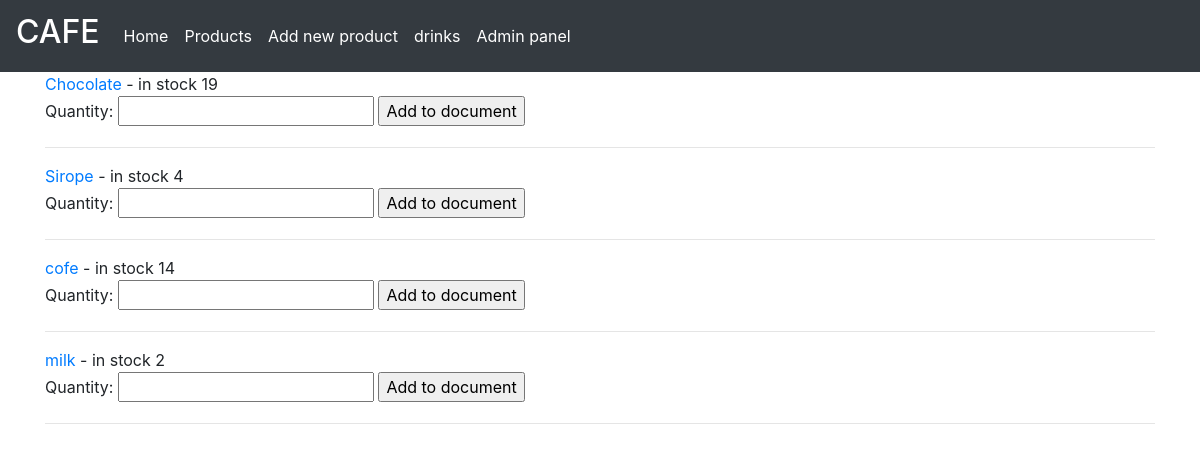
/products, run on an earlier commit of the app's database.
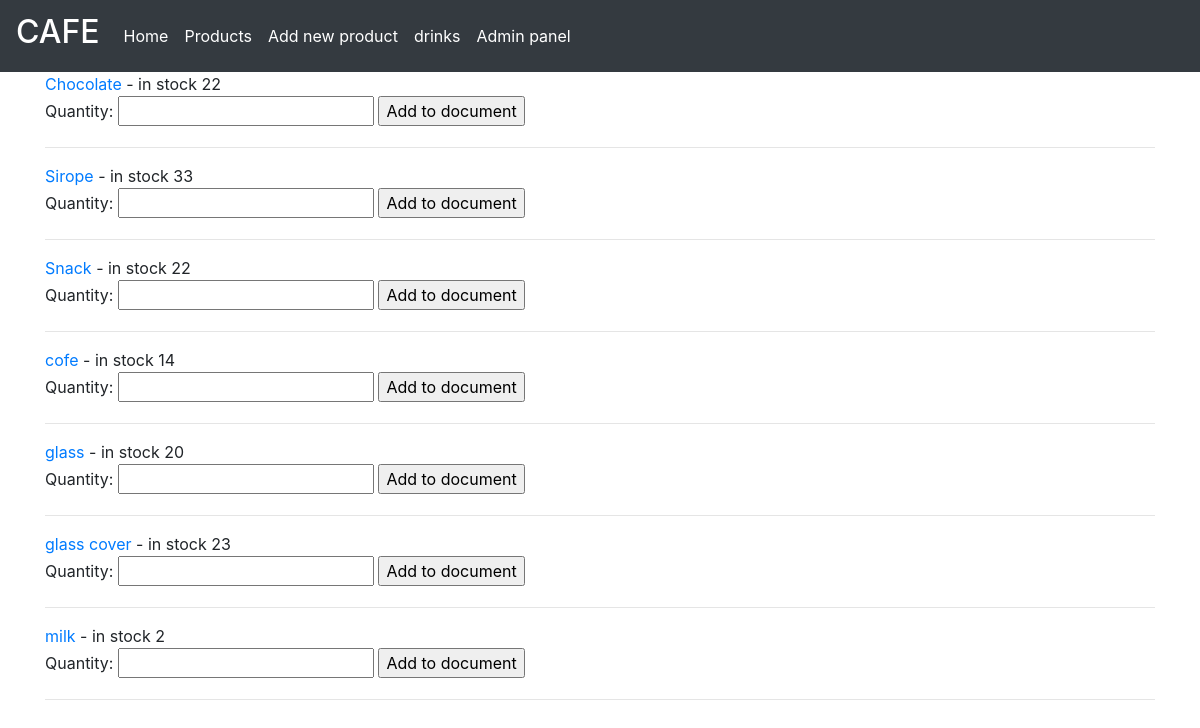
And on a later commit of the database.
### cafecrm/models.py (models this page shows, shortened)
class Products(models.Model):
    PRODUCT = 'product'
    SNACK = 'snack'
    TARE = 'tare'
    PRODUCT_TYPE = ((PRODUCT, 'продукт'), (SNACK, 'штучный товар'), (TARE, 'тара'))
    PC = 'шт.'
    ML = 'мл'
    GR = 'гр'
    UNITS = ((PC, 'шт.'), (ML, 'мл'), (GR, 'гр'))
    product_name = models.CharField(max_length=250, verbose_name='Наименование')
    unit = models.CharField(max_length=20, choices=UNITS, verbose_name='Единица измерения')
    product_type = models.CharField(max_length=20, choices=PRODUCT_TYPE, verbose_name='Категория')
    slug = models.SlugField(max_length=200, db_index=True, unique='product_name')
    price = models.DecimalField(max_digits=10, decimal_places=2, default=0.00)
    stock = models.PositiveIntegerField(default=0)
    description = models.TextField(blank=True)
    class Meta:
        verbose_name = 'Product'
        verbose_name_plural = 'Products'
        ordering = ['product_type', 'product_name']
        index_together = (('id', 'slug'),)
    def get_absolute_url(self):
        return reverse('cafecrm:product_detail', args=[self.slug, ])

### cafecrm/views.py (the view)
# urls.py: path('products', views.products, name='products'),
def products(request):
    products = Products.objects.all().order_by('product_name')
    doc_product_form = DoctempAddProductForm()
    return render(request,
                  'cafecrm/products.html',
                  {'title': 'Products',
                   'products': products,
                   'doc_product_form': doc_product_form}
                  )

### doc_temp/forms.py
class DoctempAddProductForm(forms.Form):
    quantity = forms.IntegerField(min_value=1)
    update = forms.BooleanField(required=False, initial=False, widget=forms.HiddenInput)

### doc_temp/context_processors.py (called while the page is built)
def doc(request):
    return {'doc_temp': Doctemp(request)}

### templates/cafecrm/products.html (shortened to what this page needs)
{% extends 'cafecrm/base.html' %}
{%  load static %}
{% block content %}
<div class="item">
    {% if products %}
        {% for product in products %}
            <a href="{{ product.get_absolute_url }}">{{ product.product_name }}</a> - in stock {{ product.stock }}
            <form action="{% url 'doc_temp:doc_add' product.id %}" method="post">
                {{ doc_product_form }}
                <input type="submit" value="Add to document">
            </form>
            <hr>
        {% endfor %}
        {% else %}
            В базе нет продуктов
        {% endif %}
</div>
{% endblock %}

### templates/cafecrm/base.html (shortened to what this page needs)
{% load static %}
<!DOCTYPE html>
<html lang="en">
<head>
	<link rel="stylesheet" href="https://maxcdn.bootstrapcdn.com/bootstrap/4.0.0-beta.3/css/bootstrap.min.css">
    <link rel="stylesheet" href="{% static 'cafecrm/css/style.css' %}" type="text/css">
</head>
<body>
	<div class="wrapper">
		<nav class="navbar navbar-expand-lg navbar-dark bg-dark">
			<a class="navbar-brand" href="{% url 'cafecrm:index' %}"><h2>CAFE</h2></a>
		  	<div class="collapse navbar-collapse" id="navbarSupportedContent">
		  		<ul class="navbar-nav mr-auto">
                    <li class="nav-item active">
                        <a class="nav-link" href="{% url 'cafecrm:index' %}">Home</a>
                    </li>
			      		<li class="nav-item active">
			        		<a class="nav-link" href="{% url 'cafecrm:products' %}">Products</a>
			      		</li>
                    <li class="nav-item active">
			        		<a class="nav-link" href="{% url 'cafecrm:add_simple_product' %}">Add new product</a>
			      		</li>
                    <li class="nav-item active">
			        		<a class="nav-link" href="{% url 'cafecrm:drinks' %}">drinks</a>
			      		</li>
                    <li class="nav-item active">
			        		<a class="nav-link" href="admin/">Admin panel</a>
			      		</li>
		  		</ul>
		  	</div>
		</nav>
		<div id="content" class="container">
			{% block content %}
			{% endblock %}
		</div>
	</div>
</body>
</html>

### cafecrm/static/cafecrm/css/style.css (style rules this page uses)
#content { padding-bottom: 5%; }
html,body { margin: 0; padding: 0; height: 100%; }
.wrapper { position: relative; min-height: 100%; }

What changed in the data, as far as the page shows it:
changed Products "Chocolate": stock "19" → "22"
changed Products "Sirope": stock "4" → "33"
added Products: product_name "Snack", stock "22"
added Products: product_name "glass", stock "20"
added Products: product_name "glass cover", stock "23"
